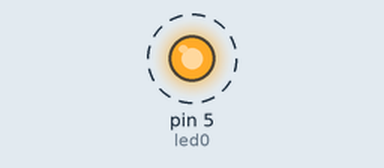
Bench run of a sketch on a simulated Arduino Uno, built with avr-gcc and run on an emulated ATmega328P. Parts: output pins drawn as LEDs (lit = HIGH). Dashed ring = blinking.

Above: at 0.2 s.
Timing chart, 0 to 3.0 s (numbered marks = the images above):
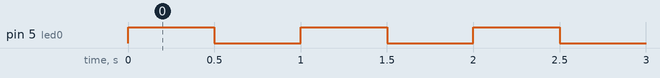

The sketch:

7a.ino
```cpp
/***********************************************************
**                                                        **
**                Títol: Array de 8 LEDs                  **
**                                                        **
**                                                        **
**                                                        **
**   NOM: Gerard Gonzalez Torres             Data:        **
***********************************************************/
//*********************** INCLUDE **************************

//********************** VARIABLES *************************
const byte led0 = 5;
int data = 0;
//*************************** SETUP ************************

void setup()
{
  pinMode(led0, OUTPUT);
}

//************************* LOOP ***************************
void loop()
{
  if (data<30)
  {
    digitalWrite(led0, HIGH);
    delay(500);
    digitalWrite(led0, LOW);
    delay(500);
    data++;
  }
  else
  {
    digitalWrite(led0, LOW);
  }

}
//*********************** FUNCTIONS ************************
```

Measured:
- by itself, pin 5 (led0): alternates HIGH for 0.50 s and LOW for 0.50 s, 60 changes in all, then stays LOW
